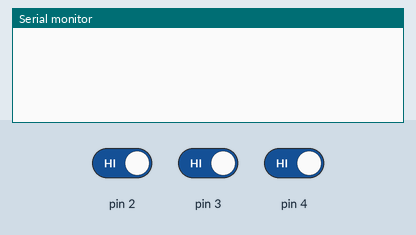
A sketch run on a simulated Arduino Uno, built with avr-gcc and run on an emulated ATmega328P. On the bench: the last lines printed to the serial monitor. The test bench sets the inputs (shaded band); at power-on: pin 2 HIGH, pin 4 HIGH, pin 3 HIGH.

Above: at 1.2 s.
1.3 s: pin 2 driven LOW
At 1.56 s:
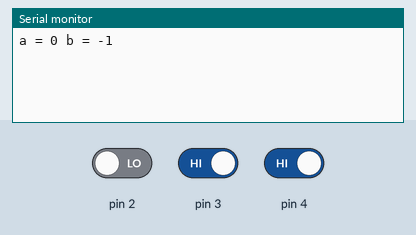
3.1 s: pin 4 driven LOW
At 3.52 s:
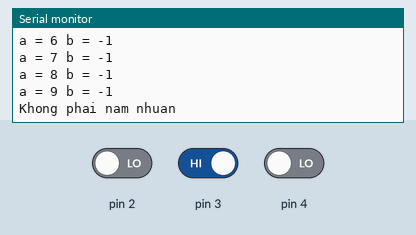
5.4 s: pin 3 driven LOW
6.9 s: pin 2 driven HIGH
At 7.72 s:
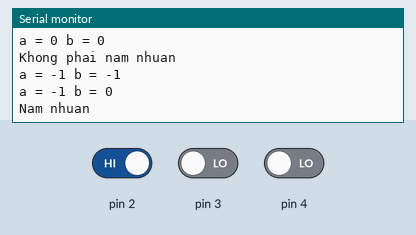
8.4 s: pin 4 driven HIGH
At 9.16 s:
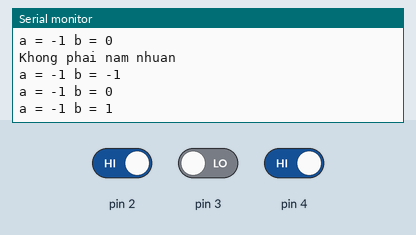
Timing chart, 0 to 10.9 s (numbered marks = the images above; inputs shaded):
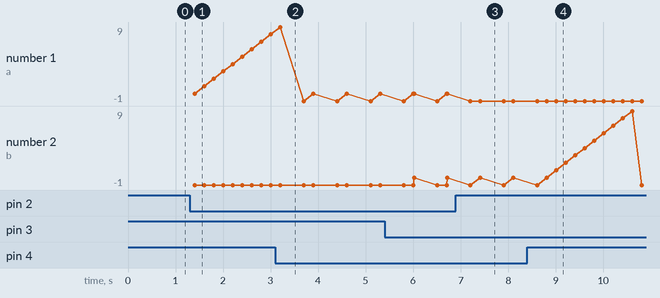

Measured:
- after the input at 1.3 s, the serial monitor: prints a new line after 0.10 s (image 1)
- after the input at 3.1 s, the serial monitor: prints a new line after 0.12 s (image 2)
- after the input at 6.9 s, the serial monitor: prints a new line after 0.51 s (image 3)
- after the input at 8.4 s, the serial monitor: prints a new line after 0.61 s (image 4)

The sketch:

tinh_nam_nhuan.ino
```cpp
int a = -1;
int b = -1;
int value = 2000;

int pin2;
int pin3;
int pin4;

void setup() {
  Serial.begin(9600);
  pinMode(2, INPUT);
  pinMode(3, INPUT);
  pinMode(4, INPUT);
}

void loop() {
  pin2 = digitalRead(2);
  pin3 = digitalRead(3);
  pin4 = digitalRead(4);

  if (pin2 == LOW) {
    a += 1;
    if (a == 10) {
      a = -1;
    }
    printValue();
  }

  if (pin3 == LOW) {
    b += 1;
    if (b == 10) {
      b = -1;
    }
    printValue();
  }

  if (pin4 == LOW) {
    checkLeapYear();
  }

  delay(200);
}

void printValue() {
  Serial.print("a = ");
  Serial.print(a);
  Serial.print(" b = ");
  Serial.println(b);
}

void checkLeapYear() {
  value += a * 10 + b;
  if (diviFourNotOneHundred() || diviFourHundred()) {
    Serial.println("Nam nhuan");
  } else {
    Serial.println("Khong phai nam nhuan");
  }

  a = -1;
  b = -1;
  delay(500);
  printValue();
}

boolean diviFourNotOneHundred() {
  if (value % 4 == 0 && value % 100 != 0) {
    return true;
  }

  return false;
}

boolean diviFourHundred() {
  if (value % 400 == 0) {
    return true;
  }

  return false;
}
```
